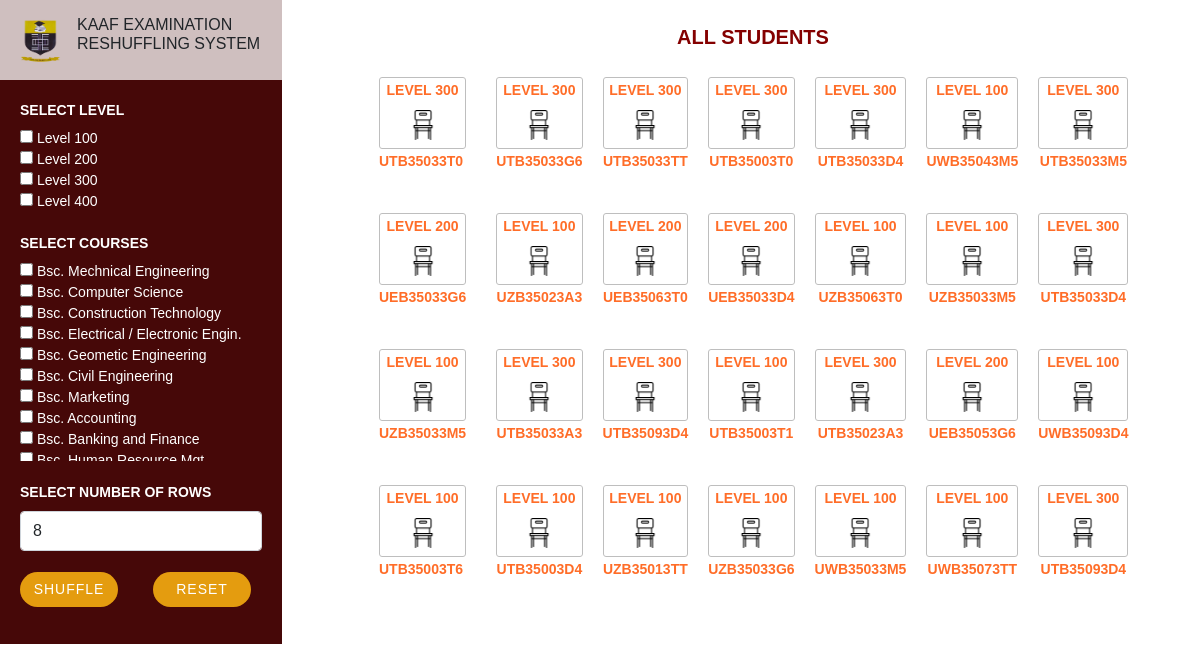
The page / on the database its author committed.
### tables this page shows
CREATE TABLE `students` (
  `id` int(11) NOT NULL,
  `indexNo` varchar(20) NOT NULL,
  `level` text NOT NULL,
  `programme` text NOT NULL
);

### index.php (the view, shortened to what this page needs)
<?php include('db.php');?>
<!DOCTYPE html>
<html lang="en">
<head>
<link href="https://cdn.jsdelivr.net/npm/bootstrap@5.2.1/dist/css/bootstrap.min.css" rel="stylesheet">
<link rel="stylesheet" type="text/css" href="css/bootstrap.css">
<link rel="stylesheet" type="text/css" href="css/customClass.css">
<link rel="stylesheet" href="css/style.css">
</head>
<body style="overflow-x: hidden; font-family: 'Montserrat', sans-serif;">
<div class="container-fuild">
<div class="row">
  <div class="col-md-3 responsive" >
  <div class="nav" style="background-color: #CFBFBF;
  height:max-content; padding: 15px; display:flex">
    <img src="img/logo.png" alt="Logo" style="height: 50px; width: 50px">
    <h5 id="sch_name"
      style="text-transform: uppercase; font-size: 16px; margin-left: 12px">
      kaaf examination <br> reshuffling system
    </h5>
  </div>
  <div style="background-color: #460808;
  padding: 20px; color: #FFFFFF; font-size:14px; height:90%; ">
    <form method="POST" action="results.php">
      <label for="" style="font-weight:bold; margin-bottom: 7px;">SELECT LEVEL </label>
      <br>
      <div class="form-group">
        <div class="col-md">
          <input type="checkbox" id="" name="l1" value="100">
          <label for="">Level 100</label><br>
          <input type="checkbox" id="" name="l2" value="200">
          <label for="">Level 200</label><br>
          <input type="checkbox" id="" name="l3" value="300">
          <label for="">Level 300</label><br>
          <input type="checkbox" id="vehicle4" name="l4" value="400">
          <label for="">Level 400</label><br>
        </div>
      </div>
      <br>
      <label for="" style="font-weight:bold; margin-bottom: 7px;"">SELECT COURSES </label><br>
      <div style="height:200px; overflow:auto">
        <input type="checkbox" id="me" name="me" value="Bsc. Mechnical Engineering">
        <label for="">Bsc. Mechnical Engineering</label><br>
        <input type="checkbox" id="cs" name="cs" value="Bsc. Computer Science">
        <label for="">Bsc. Computer Science</label><br>
        <input type="checkbox" id="ct" name="ct" value="Bsc. Construction Technology">
        <label for="">Bsc. Construction Technology</label><br>
        <input type="checkbox" id="" name="ee" value="Bsc. Electrical / Electronic Engineering">
        <label for="">Bsc. Electrical / Electronic Engin.</label><br>
        <input type="checkbox" id="" name="ge" value="Bsc. Geometic Engineering">
        <label for="">Bsc. Geometic Engineering</label><br>
        <input type="checkbox" id="" name="ce" value="Bsc. Civil Engineering">
        <label for="">Bsc. Civil Engineering</label><br>
        <input type="checkbox" id="" name="mk" value="Bsc. Marketing">
        <label for="">Bsc. Marketing</label><br>
        <input type="checkbox" id="" name="ac" value="Bsc. Accounting">
        <label for="">Bsc. Accounting</label><br>
        <input type="checkbox" id="" name="bf" value="Bsc. Banking and Finance">
        <label for="">Bsc. Banking and Finance</label><br>
        <input type="checkbox" id="" name="hr" value="Bsc. Human Resource Mgt">
        <label for="">Bsc. Human Resource Mgt</label><br>
        <label for="">Bsc. Medical Laborartory</label><br>
        <label for="">Bsc. Construction Technology</label><br>
        <label for="">Bsc. Midwifery</label><br>
        <label for="">Bsc. Community Health Nursing</label><br>
        <label for="">Physician Assistantship</label><br>
        <label for="">Public Health Nursing</label><br>
        <label for="">4 Years LL.B</label><br>
        <label for="">3 Years LL.B</label><br>
      </div>
      <br>
      <label for="customRange" class="form-label" style="font-weight:bold">SELECT NUMBER OF ROWS</label>
      <select name='rows' id='rows' class='form-control' style="width:100%;height:40px" required>
      <option>8</option>
      </select>
      <br>
      <div class="form-group">
        <div class="row">
          <div class="col-md">
            <input type="submit" name="submit"
              value="Shuffle"  class="btn"
              style="width:90%; background-color:#E49C0F; border-radius: 20px;
              text-transform:uppercase; font-size: 14px;
              color:white; letter-spacing: 1px;">
          </div>
          <div class="col-md">
            <a href="index.php" type="submit"
            name="submit" value="SHAFFLE"  class="btn"
            style="width:90%; background-color:#E49C0F; color:white;
            border-radius: 20px; text-transform:uppercase;
            font-size: 14px; letter-spacing: 1px;">Reset</a>
          </div>
          <br>
        </div>
      </div>
  </div>
</div>
<div class="col-md-9 responsive" style="padding: 25px;">
  <h5 style="text-align:center; color: #840000; font-weight: 600;">ALL STUDENTS  </h5>
  <div style="margin-left: 40px">
  <?PHP
  $sql = "SELECT * FROM students ORDER BY rand() LIMIT 28";
  $result =mysqli_query($con,$sql);
  $i=0;
  $table ='<table border="0">';
  while ($row=mysqli_fetch_array($result)) {
  $level= $row['level'];
  $index= $row['indexNo'];
  if($i % 7 == 0){
  $table .='<tr><td style="color:#FF6D28; padding:20px;" class="">
    <center style="border:1px solid #BEBEBE; border-radius:3px">
      <b style="font-size: 14px;"> LEVEL '.$level.'</b><br>
        <img class="h-8 mt-2 mx-4 mb-2" style="color:#120605" src="./img/seat.png" width="30" height="30">
    </center>
    <b style="font-size: 14px;">'  .$index. '</b>
    </td>';
  }else{
  $table .='<td style="color:#FF6D28;padding:10px">
      <center style="border:1px solid #BEBEBE;border-radius:3px">
        <b style="font-size: 14px;"> LEVEL  '.$level.'</b><br>
        <img class="h-8 mt-2 mx-4 mb-2" src="./img/seat.png" width="30" height="30">
      </center>
      <center>
        <b style="font-size: 14px;">' .$index. '</b><br>
      </center>
    </td>';
  }
  $i++;
  }
  $table .='</tr></table>';
  echo $table;
  ?>
  </div>
</div>
</div>
</div>
</body>
</html>

### rows shown on the page
students: level "300", indexNo "UTB35033T0"
students: level "300", indexNo "UTB35033G6"
students: level "300", indexNo "UTB35033TT"
students: level "300", indexNo "UTB35003T0"
students: level "300", indexNo "UTB35033D4"
students: level "100", indexNo "UWB35043M5"
students: level "300", indexNo "UTB35033M5"
students: level "200", indexNo "UEB35033G6"
students: level "100", indexNo "UZB35023A3"
students: level "200", indexNo "UEB35063T0"
students: level "200", indexNo "UEB35033D4"
students: level "100", indexNo "UZB35063T0"
students: level "100", indexNo "UZB35033M5"
students: level "300", indexNo "UTB35033D4"
students: level "100", indexNo "UZB35033M5"
students: level "300", indexNo "UTB35033A3"
students: level "300", indexNo "UTB35093D4"
students: level "100", indexNo "UTB35003T1"
students: level "300", indexNo "UTB35023A3"
students: level "200", indexNo "UEB35053G6"
students: level "100", indexNo "UWB35093D4"
students: level "100", indexNo "UTB35003T6"
students: level "100", indexNo "UTB35003D4"
students: level "100", indexNo "UZB35013TT"
students: level "100", indexNo "UZB35033G6"
students: level "100", indexNo "UWB35033M5"
students: level "100", indexNo "UWB35073TT"
students: level "300", indexNo "UTB35093D4"
